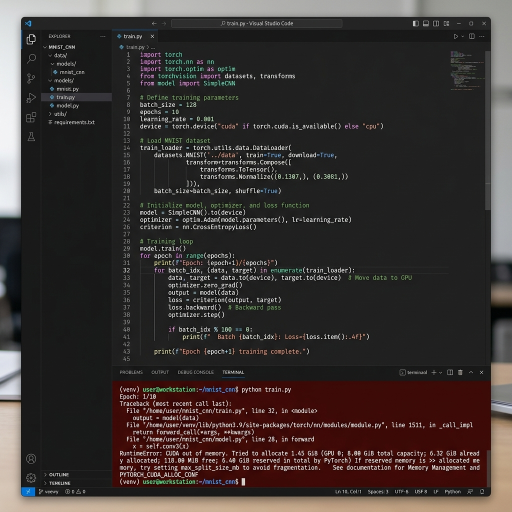
#> input picture scripts/test_screenshot.png, 1024 x 1024 px (shown at 1/2 size)
$ python preprocess.py
#> lines starting #> are read from the running program, lines starting #| are printed output that depends on the picture
from PIL import Image, ImageEnhance, ImageFilter
import os

def preprocess_screenshot(input_path: str, output_dir: str) -> dict:
    """
    PHASE 4 — MemoryLens Image Preprocessing Pipeline

    Takes a raw screenshot and produces:
    1. A normalized version (RGB, resized)
    2. An OCR-ready version (grayscale, enhanced contrast)

    Args:
        input_path : Path to the original raw screenshot
        output_dir : Folder where processed images will be saved

    Returns:
        A dictionary with paths to all generated assets
    """
#> called with input_path = 'test_screenshot.png', output_dir = 'output'

    # --- Setup ---
    os.makedirs(output_dir, exist_ok=True)
    filename = os.path.splitext(os.path.basename(input_path))[0]

    result = {
        "original_path": input_path,
        "normalized_path": None,
        "ocr_ready_path": None,
        "width": None,
        "height": None,
        "success": False,
        "error": None
    }

    try:
        # ── STAGE 1: Load & Validate ──────────────────────────
        print(f"[Phase 4] Loading: {input_path}")
        img = Image.open(input_path)
#> img is the input picture: PIL image 1024x1024 RGB; mean R, G, B 59.3, 51.8, 50
        print(f"[Phase 4] Original size: {img.size}, Mode: {img.mode}")
#| [Phase 4] Original size: (1024, 1024), Mode: RGB

        # ── STAGE 2: Normalize ────────────────────────────────
        # Convert to RGB (removes transparency from PNGs)
        if img.mode != 'RGB':
            img = img.convert('RGB')

        # Resize if too large (cap at 1920px width)
        MAX_WIDTH = 1920
        if img.width > MAX_WIDTH:
            ratio = MAX_WIDTH / float(img.width)
            new_height = int(img.height * ratio)
            img = img.resize((MAX_WIDTH, new_height), Image.Resampling.LANCZOS)

        result["width"] = img.width
        result["height"] = img.height

        # Save normalized image
        normalized_path = os.path.join(output_dir, f"{filename}_normalized.jpg")
        img.save(normalized_path, format="JPEG", quality=95)
        result["normalized_path"] = normalized_path
        print(f"[Phase 4] Normalized saved: {normalized_path}")

        # ── STAGE 3: Enhance for OCR ──────────────────────────
        # Convert to grayscale
        img_ocr = img.convert("L")
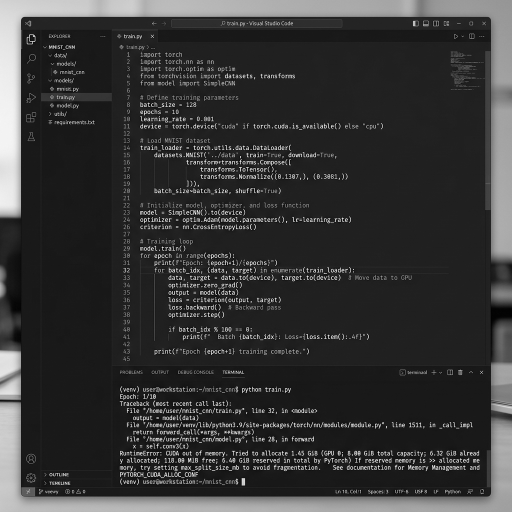
#> img_ocr: PIL image 1024x1024 L (shown at 1/2 size); min 0, max 255, mean 53.8

        # Increase sharpness
        img_ocr = ImageEnhance.Sharpness(img_ocr).enhance(2.0)

        # Increase contrast
        img_ocr = ImageEnhance.Contrast(img_ocr).enhance(1.5)
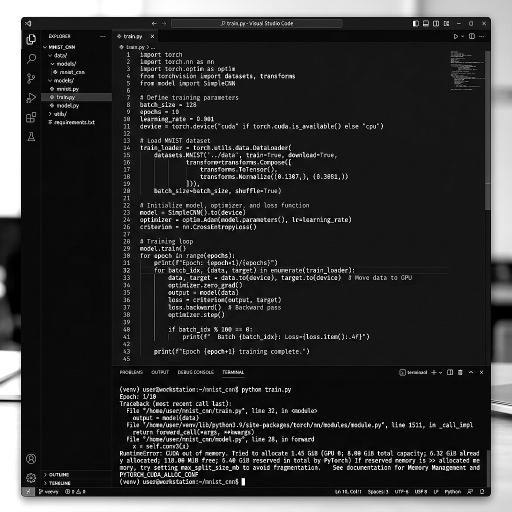
#> img_ocr: PIL image 1024x1024 L (shown at 1/2 size); min 0, max 255, mean 51.5

        # Final sharpen filter
        img_ocr = img_ocr.filter(ImageFilter.SHARPEN)

        # Save OCR-ready image
        ocr_ready_path = os.path.join(output_dir, f"{filename}_ocr_ready.jpg")
        img_ocr.save(ocr_ready_path, format="JPEG", quality=95)
        result["ocr_ready_path"] = ocr_ready_path
        print(f"[Phase 4] OCR-ready saved: {ocr_ready_path}")

        result["success"] = True
        print(f"[Phase 4] ✅ Preprocessing complete!")

    except Exception as e:
        result["error"] = str(e)
        print(f"[Phase 4] ❌ Error: {e}")

    return result


# --- Test the pipeline ---
if __name__ == "__main__":
    input_file  = "test_screenshot.png"
    output_dir  = "output"

    if os.path.exists(input_file):
        result = preprocess_screenshot(input_file, output_dir)

        print("\n── RESULT ──────────────────────────")
        for key, value in result.items():
            print(f"  {key}: {value}")
    else:
        print(f"Please put '{input_file}' in this folder first!")
